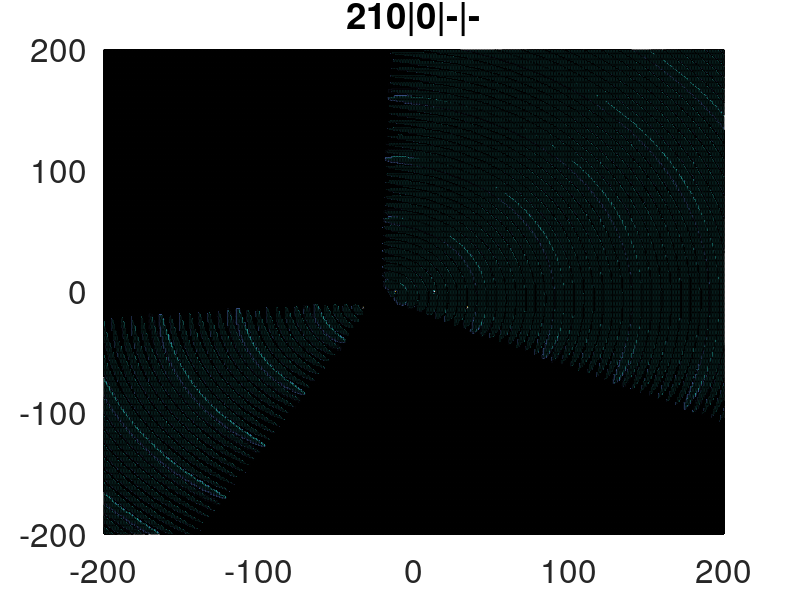

Here is the MATLAB script that generated this plot:
#########################################
####### variables for the picture #######
#########################################

clear all;
close all;

% Time in seconds for each plot in the GIF
DelayTime = 0.1; 

startx = 150;
starty = 150;
width = 1062;
height = 980;

minimum_value = 1.8;

########################################
####### variables for the figure #######
########################################

matrix_size = 200;
number_of_points = 2 * matrix_size + 1;

reference_x_pos = 0;
reference_y_pos = 0;

antenna_1_x_pos = -12;
antenna_1_y_pos = 0;
	antenna_1_enable = 1;
	angle_offset_1 = 0;

antenna_2_x_pos = 13;
antenna_2_y_pos = 0;
	antenna_2_enable = 0;
	angle_offset_2 = 0;

antenna_3_x_pos = -33;
antenna_3_y_pos = -13;
	antenna_3_enable = 1;
	angle_offset_3 = 210;

antenna_4_x_pos = 34;
antenna_4_y_pos = -13;
	antenna_4_enable = 0;
	angle_offset_4 = 0;

wave_length = 50;

########################################

frequency = (2 * pi) / wave_length;
radian_offset_1 = angle_offset_1 * pi / 180;
radian_offset_2 = angle_offset_2 * pi / 180;
radian_offset_3 = angle_offset_3 * pi / 180;
radian_offset_4 = angle_offset_4 * pi / 180;

space_reference_x = linspace(-matrix_size-reference_x_pos,matrix_size-reference_x_pos,number_of_points) ;
space_reference_y = linspace(-matrix_size-reference_y_pos,matrix_size-reference_y_pos,number_of_points) ;

space_antenna_1_x = linspace(-matrix_size-antenna_1_x_pos,matrix_size-antenna_1_x_pos,number_of_points) ;
space_antenna_1_y = linspace(-matrix_size-antenna_1_y_pos,matrix_size-antenna_1_y_pos,number_of_points) ;

space_antenna_2_x = linspace(-matrix_size-antenna_2_x_pos,matrix_size-antenna_2_x_pos,number_of_points) ;
space_antenna_2_y = linspace(-matrix_size-antenna_2_y_pos,matrix_size-antenna_2_y_pos,number_of_points) ;

space_antenna_3_x = linspace(-matrix_size-antenna_3_x_pos,matrix_size-antenna_3_x_pos,number_of_points) ;
space_antenna_3_y = linspace(-matrix_size-antenna_3_y_pos,matrix_size-antenna_3_y_pos,number_of_points) ;

space_antenna_4_x = linspace(-matrix_size-antenna_4_x_pos,matrix_size-antenna_4_x_pos,number_of_points) ;
space_antenna_4_y = linspace(-matrix_size-antenna_4_y_pos,matrix_size-antenna_4_y_pos,number_of_points) ;

mesh_antenna_1_value = zeros(number_of_points,number_of_points);
mesh_antenna_2_value = zeros(number_of_points,number_of_points);
mesh_antenna_3_value = zeros(number_of_points,number_of_points);
mesh_antenna_4_value = zeros(number_of_points,number_of_points);

[antenna_1_x,antenna_1_y] = meshgrid(space_antenna_1_x,space_antenna_1_y);
[antenna_2_x,antenna_2_y] = meshgrid(space_antenna_2_x,space_antenna_2_y);
[antenna_3_x,antenna_3_y] = meshgrid(space_antenna_3_x,space_antenna_3_y);
[antenna_4_x,antenna_4_y] = meshgrid(space_antenna_4_x,space_antenna_4_y);

########################################

distance_antenna_1_value = sqrt(antenna_1_x.*antenna_1_x + antenna_1_y.*antenna_1_y);
distance_antenna_2_value = sqrt(antenna_2_x.*antenna_2_x + antenna_2_y.*antenna_2_y);
distance_antenna_3_value = sqrt(antenna_3_x.*antenna_3_x + antenna_3_y.*antenna_3_y);
distance_antenna_4_value = sqrt(antenna_4_x.*antenna_4_x + antenna_4_y.*antenna_4_y);

##################################
######### edit title name ########
##################################

if (antenna_1_enable == 1)
	text_1 = [num2str(angle_offset_1) , "|"];
else
	text_1 = ["-|"];
endif

if (antenna_2_enable == 1)
	text_2 = [num2str(angle_offset_2) , "|"];
else
	text_2 = ["-|"];
endif

if (antenna_3_enable == 1)
	text_3 = [num2str(angle_offset_3) , "|"];
else
	text_3 = ["-|"];
endif

if (antenna_4_enable == 1)
	text_4 = [num2str(angle_offset_4)];
else
	text_4 = ["-"];
endif

text_title = [text_3 , text_1 , text_2 , text_4];
filename = ["antenna_" , text_title , ".gif"];

##################################
####### create the picture #######
##################################

number_of_step = 8;
divider = number_of_step / 2;

% Function and GIF file update loop
for n = 1:number_of_step

	% Generate the function and plot it
	mesh_antenna_value = zeros(number_of_points,number_of_points);

	mesh_antenna_1_value = antenna_1_enable * cos(frequency*distance_antenna_1_value + radian_offset_1 - n * pi / divider);
	mesh_antenna_2_value = antenna_2_enable * cos(frequency*distance_antenna_2_value + radian_offset_2 - n * pi / divider);
	mesh_antenna_3_value = antenna_3_enable * cos(frequency*distance_antenna_3_value + radian_offset_3 - n * pi / divider);
	mesh_antenna_4_value = antenna_4_enable * cos(frequency*distance_antenna_4_value + radian_offset_4 - n * pi / divider);

	mesh_antenna_value = mesh_antenna_1_value + mesh_antenna_2_value + mesh_antenna_3_value + mesh_antenna_4_value;

	mesh_antenna_value(number_of_points-matrix_size+antenna_1_y_pos,number_of_points-matrix_size+antenna_1_x_pos) = 3;
	mesh_antenna_value(number_of_points-matrix_size+antenna_2_y_pos,number_of_points-matrix_size+antenna_2_x_pos) = 3;
	mesh_antenna_value(number_of_points-matrix_size+antenna_3_y_pos,number_of_points-matrix_size+antenna_3_x_pos) = 3;
	mesh_antenna_value(number_of_points-matrix_size+antenna_4_y_pos,number_of_points-matrix_size+antenna_4_x_pos) = 3;

	mesh_antenna_boolean = zeros(number_of_points,number_of_points);

	for i=1:number_of_points
	    for j=1:number_of_points
		if (mesh_antenna_value(i,j) > minimum_value)
		    mesh_antenna_boolean(i,j) = 1;
		endif
		if (mesh_antenna_value(i,j) < -minimum_value)
		    mesh_antenna_boolean(i,j) = -1;
		endif
	    endfor
	endfor

	mesh_antenna_boolean(number_of_points-matrix_size+antenna_1_y_pos,number_of_points-matrix_size+antenna_1_x_pos) = 3;
	mesh_antenna_boolean(number_of_points-matrix_size+antenna_2_y_pos,number_of_points-matrix_size+antenna_2_x_pos) = 3;
	mesh_antenna_boolean(number_of_points-matrix_size+antenna_3_y_pos,number_of_points-matrix_size+antenna_3_x_pos) = 3;
	mesh_antenna_boolean(number_of_points-matrix_size+antenna_4_y_pos,number_of_points-matrix_size+antenna_4_x_pos) = 3;

	% Create empty figure and assign number
	f = figure(1);

	pause(0.3);

	surface(space_reference_x,space_reference_y,mesh_antenna_boolean) ;
	set(gcf,'position',[startx,starty,width,height]);
	title(text_title);
	set(gca, "fontsize", 24);
	xlim([-matrix_size,matrix_size]);
	drawnow

	pause(0.3);

	% Image Processing
	% Assign plot to a frame
	frame = getframe(f);
	% Convert frame to RGB image (3 dimensional) 
	im = frame2im(frame);
	% Transform RGB samples to 1 dimension with a color map "cm". 
	[imind,cm] = rgb2ind(im); 
	if n == 1;
		% Create GIF file
		imwrite(imind,cm,filename,'gif','DelayTime', DelayTime , 'Compression' , 'lzw');
	else
		% Add each new plot to GIF
		imwrite(imind,cm,filename,'gif','WriteMode','append','DelayTime', DelayTime , 'Compression' , 'lzw');
	end

	pause(0.3);

	close all;
end